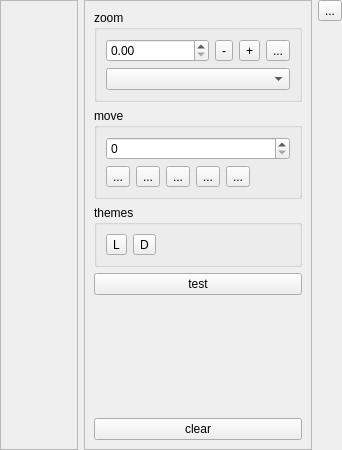
<?xml version="1.0" encoding="UTF-8"?>
<ui version="4.0">
 <class>CandleStick_Box_adv</class>
 <widget class="QWidget" name="CandleStick_Box_adv">
  <property name="geometry">
   <rect>
    <x>0</x>
    <y>0</y>
    <width>342</width>
    <height>450</height>
   </rect>
  </property>
  <property name="windowTitle">
   <string>CandleStick_Box</string>
  </property>
  <layout class="QVBoxLayout" name="verticalLayout_5">
   <property name="leftMargin">
    <number>0</number>
   </property>
   <property name="topMargin">
    <number>0</number>
   </property>
   <property name="rightMargin">
    <number>0</number>
   </property>
   <property name="bottomMargin">
    <number>0</number>
   </property>
   <item>
    <layout class="QHBoxLayout" name="horizontalLayout">
     <item>
      <widget class="QFrame" name="frame_2">
       <property name="frameShape">
        <enum>QFrame::StyledPanel</enum>
       </property>
       <property name="frameShadow">
        <enum>QFrame::Raised</enum>
       </property>
       <layout class="QVBoxLayout" name="verticalLayout_6">
        <item>
         <widget class="QChartView" name="chartView" native="true"/>
        </item>
        <item>
         <widget class="QChartView" name="volumes_widget" native="true"/>
        </item>
        <item>
         <widget class="QLabel" name="lbl_volumes_grapher"/>
        </item>
       </layout>
      </widget>
     </item>
     <item>
      <widget class="QFrame" name="frame">
       <property name="sizePolicy">
        <sizepolicy hsizetype="Fixed" vsizetype="Preferred">
         <horstretch>0</horstretch>
         <verstretch>0</verstretch>
        </sizepolicy>
       </property>
       <property name="frameShape">
        <enum>QFrame::StyledPanel</enum>
       </property>
       <property name="frameShadow">
        <enum>QFrame::Raised</enum>
       </property>
       <layout class="QVBoxLayout" name="verticalLayout_3">
        <item>
         <widget class="QGroupBox" name="groupBox">
          <property name="title">
           <string>zoom</string>
          </property>
          <layout class="QVBoxLayout" name="verticalLayout">
           <item>
            <layout class="QHBoxLayout" name="horizontalLayout_4">
             <item>
              <widget class="QDoubleSpinBox" name="dsb_zoom"/>
             </item>
             <item>
              <widget class="QToolButton" name="btn_zoom_in">
               <property name="text">
                <string>-</string>
               </property>
               <property name="icon">
                <iconset resource="../../../../../icons/digits/digits.qrc">
                 <normaloff>:/plus_minus/minus.png</normaloff>:/plus_minus/minus.png</iconset>
               </property>
              </widget>
             </item>
             <item>
              <widget class="QToolButton" name="btn_zoom_out">
               <property name="text">
                <string>+</string>
               </property>
               <property name="icon">
                <iconset resource="../../../../../icons/digits/digits.qrc">
                 <normaloff>:/plus_minus/plus.png</normaloff>:/plus_minus/plus.png</iconset>
               </property>
              </widget>
             </item>
             <item>
              <widget class="QToolButton" name="btn_zoom_reset">
               <property name="text">
                <string>...</string>
               </property>
              </widget>
             </item>
            </layout>
           </item>
           <item>
            <widget class="QComboBox" name="cb_rubberband"/>
           </item>
          </layout>
         </widget>
        </item>
        <item>
         <widget class="QGroupBox" name="groupBox_3">
          <property name="title">
           <string>move</string>
          </property>
          <layout class="QVBoxLayout" name="verticalLayout_4">
           <item>
            <widget class="QSpinBox" name="sb_pos"/>
           </item>
           <item>
            <layout class="QHBoxLayout" name="horizontalLayout_5">
             <item>
              <widget class="QToolButton" name="btn_move_down">
               <property name="text">
                <string>...</string>
               </property>
               <property name="icon">
                <iconset resource="../../../../../../lib/pictures/arrow.qrc">
                 <normaloff>:/arrow/arrow-down.png</normaloff>:/arrow/arrow-down.png</iconset>
               </property>
              </widget>
             </item>
             <item>
              <widget class="QToolButton" name="btn_move_up">
               <property name="text">
                <string>...</string>
               </property>
               <property name="icon">
                <iconset resource="../../../../../../lib/pictures/arrow.qrc">
                 <normaloff>:/arrow/arrow-up.png</normaloff>:/arrow/arrow-up.png</iconset>
               </property>
              </widget>
             </item>
             <item>
              <widget class="QToolButton" name="btn_move_left">
               <property name="text">
                <string>...</string>
               </property>
               <property name="icon">
                <iconset resource="../../../../../../lib/pictures/arrow.qrc">
                 <normaloff>:/arrow/arrow-left.png</normaloff>:/arrow/arrow-left.png</iconset>
               </property>
              </widget>
             </item>
             <item>
              <widget class="QToolButton" name="btn_move_right">
               <property name="text">
                <string>...</string>
               </property>
               <property name="icon">
                <iconset resource="../../../../../../lib/pictures/arrow.qrc">
                 <normaloff>:/arrow/arrow-right.png</normaloff>:/arrow/arrow-right.png</iconset>
               </property>
              </widget>
             </item>
             <item>
              <widget class="QToolButton" name="btn_move_reset">
               <property name="text">
                <string>...</string>
               </property>
              </widget>
             </item>
             <item>
              <spacer name="horizontalSpacer_3">
               <property name="orientation">
                <enum>Qt::Horizontal</enum>
               </property>
               <property name="sizeHint" stdset="0">
                <size>
                 <width>40</width>
                 <height>20</height>
                </size>
               </property>
              </spacer>
             </item>
            </layout>
           </item>
          </layout>
         </widget>
        </item>
        <item>
         <widget class="QGroupBox" name="groupBox_2">
          <property name="title">
           <string>themes</string>
          </property>
          <layout class="QHBoxLayout" name="horizontalLayout_3">
           <item>
            <widget class="QToolButton" name="btn_theme_light">
             <property name="text">
              <string>L</string>
             </property>
            </widget>
           </item>
           <item>
            <widget class="QToolButton" name="btn_theme_dark">
             <property name="text">
              <string>D</string>
             </property>
            </widget>
           </item>
           <item>
            <spacer name="horizontalSpacer_2">
             <property name="orientation">
              <enum>Qt::Horizontal</enum>
             </property>
             <property name="sizeHint" stdset="0">
              <size>
               <width>40</width>
               <height>20</height>
              </size>
             </property>
            </spacer>
           </item>
          </layout>
         </widget>
        </item>
        <item>
         <widget class="QPushButton" name="btn_test">
          <property name="text">
           <string>test</string>
          </property>
         </widget>
        </item>
        <item>
         <spacer name="verticalSpacer">
          <property name="orientation">
           <enum>Qt::Vertical</enum>
          </property>
          <property name="sizeHint" stdset="0">
           <size>
            <width>20</width>
            <height>38</height>
           </size>
          </property>
         </spacer>
        </item>
        <item>
         <widget class="QPushButton" name="btn_clear_data">
          <property name="text">
           <string>clear</string>
          </property>
         </widget>
        </item>
       </layout>
      </widget>
     </item>
     <item>
      <layout class="QVBoxLayout" name="verticalLayout_2">
       <item>
        <widget class="QToolButton" name="btn_show_frame">
         <property name="text">
          <string>...</string>
         </property>
         <property name="checkable">
          <bool>true</bool>
         </property>
        </widget>
       </item>
       <item>
        <spacer name="verticalSpacer_3">
         <property name="orientation">
          <enum>Qt::Vertical</enum>
         </property>
         <property name="sizeHint" stdset="0">
          <size>
           <width>20</width>
           <height>40</height>
          </size>
         </property>
        </spacer>
       </item>
      </layout>
     </item>
    </layout>
   </item>
  </layout>
 </widget>
 <customwidgets>
  <customwidget>
   <class>QChartView</class>
   <extends>QWidget</extends>
   <header>qchartview.h</header>
   <container>1</container>
  </customwidget>
 </customwidgets>
 <tabstops>
  <tabstop>dsb_zoom</tabstop>
  <tabstop>btn_zoom_in</tabstop>
  <tabstop>btn_zoom_out</tabstop>
  <tabstop>btn_zoom_reset</tabstop>
  <tabstop>cb_rubberband</tabstop>
  <tabstop>sb_pos</tabstop>
  <tabstop>btn_move_down</tabstop>
  <tabstop>btn_move_up</tabstop>
  <tabstop>btn_move_left</tabstop>
  <tabstop>btn_move_right</tabstop>
  <tabstop>btn_move_reset</tabstop>
  <tabstop>btn_theme_light</tabstop>
  <tabstop>btn_theme_dark</tabstop>
  <tabstop>btn_test</tabstop>
  <tabstop>btn_clear_data</tabstop>
  <tabstop>btn_show_frame</tabstop>
 </tabstops>
 <resources>
  <include location="../../../../../../lib/pictures/arrow.qrc"/>
  <include location="../../../../../icons/digits/digits.qrc"/>
 </resources>
 <connections/>
</ui>
